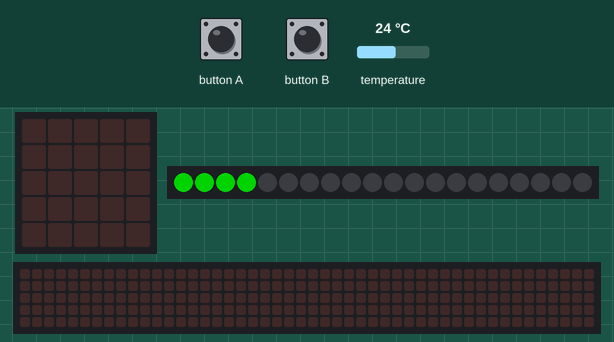
The program below on a simulated BBC micro:bit running MicroPython. Shown: the board's 5×5 LED display, 20 RGB LEDs in strip order, left to right, a strip that is not on the board, showing the scrolling text unrolled. Inputs (shaded band) come from the test bench; at power-on: temperature 24 °C. Dim RGB values are drawn brighter than linear; the 48×5 strip is a reading aid, not a part: it shows the text the display is scrolling, unrolled, one strip-width of it at a time.

Above: at 1.2 s.
1.3 s: button A pressed for 0.15 s
At 1.58 s:
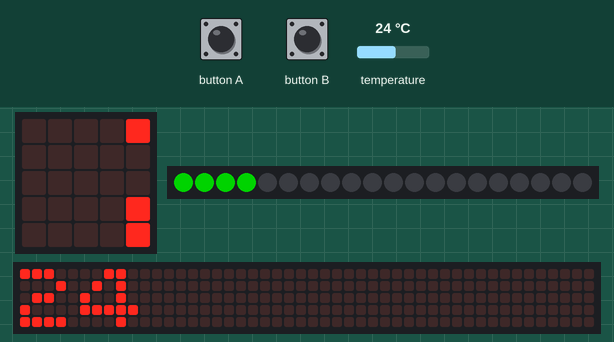
2.0 s: temperature set to 12 °C
At 6.0 s:
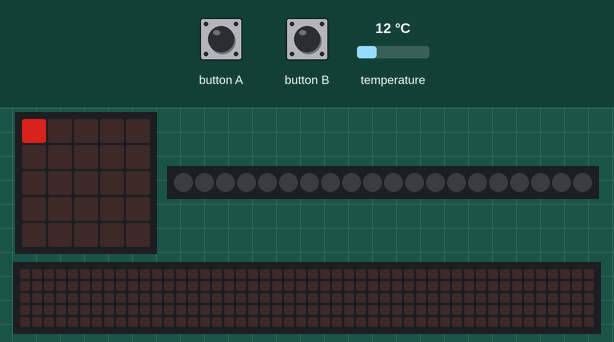
6.8 s: button B pressed for 0.15 s
At 9.41 s:
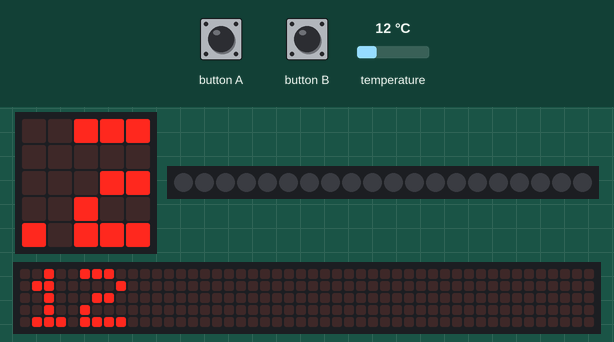
10.2 s: temperature set to 28 °C
15.0 s: button A pressed for 1 s
At 15.55 s:
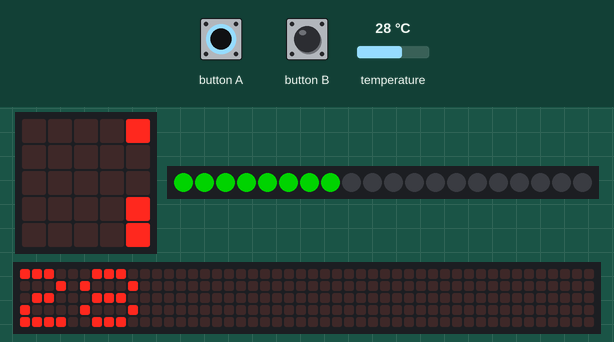
16.6 s: button B pressed for 1 s
At 18.41 s:
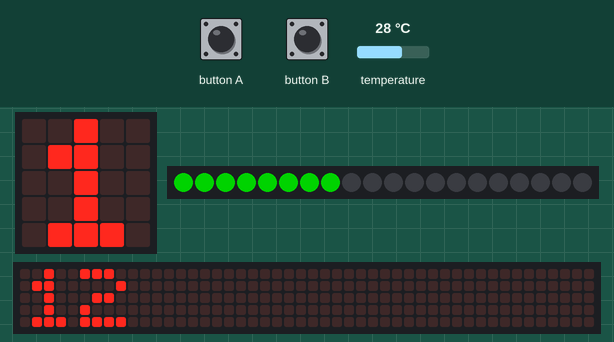

The program:

NeoPixel_Thermometer.py
```python
from microbit import *
import neopixel

# define your variables
numled = 20 # total number of LEDs
offset = 20 # set the offset to bring the temperature within the range of your NeoPixels
strip = neopixel.NeoPixel(pin0, numled) #define our NeoPixel strip, (what pin and how many NeoPixels)
currentTemp = temperature() #Read the temperature from the microBit
max = currentTemp # set the initial variable value of the 'max' temperature
min = currentTemp # set the initial variable value for the 'min' temperature
wait_time = 1000 # set what the sleep time is
strip.clear() # clear down the NeoPixels Just in case
strip.show() # Show cleared NeoPixels

while True: # our loop
    display.set_pixel(0,0,5) #show a pixel - Blinking LED

    # Set the Man and Mix
    currentTemp = temperature()  # get the current temperature
    if currentTemp < min: #if the current temperature is less than our defined minimum do:
        min = currentTemp # set 'min' to be the new low.
    if currentTemp > max: # if the current temperature is more than our defined maximum do:
        max = currentTemp # set 'max' to be the new high.

    # Make the NeoPixels Work
    lednum = currentTemp-offset # LED number to be on, minus our offset
    for led in range (0,lednum): # for range 0 to our number do:
        strip[led] = (0,127,0) # (red, green, blue)
    for led in range (lednum, numled): # for range our number to last do:
        strip[led] = (0,0,0)
    strip.show() # show on NeoPixels

    if button_a.was_pressed(): # if button A has been pressed
        display.scroll(currentTemp) # scroll the current temperature
    if button_b.was_pressed(): # if button B has been pressed
            display.scroll(min) # scroll the minimum value
            display.scroll("-") # insert hyphen
            display.scroll(max) # scroll the max value

    sleep(wait_time) # sleep for a bit
    display.clear() # clear the screen
    sleep(wait_time/2) # sleep for a bit.
```

Measured:
- after the input at 1.3 s, the display: changes after 0.21 s (image 1)
- after the input at 2.0 s, the display: first differs from a run without the input after 3.3 s (image 2)
- after the input at 6.8 s, the display: first differs from a run without the input after 1.5 s (image 3 shows a later state)
- after the input at 15.0 s, the display: changes after 0.48 s (image 4)
- what the display in image 2 shows lasts 1.0 s, from 5.3 s to 6.3 s
